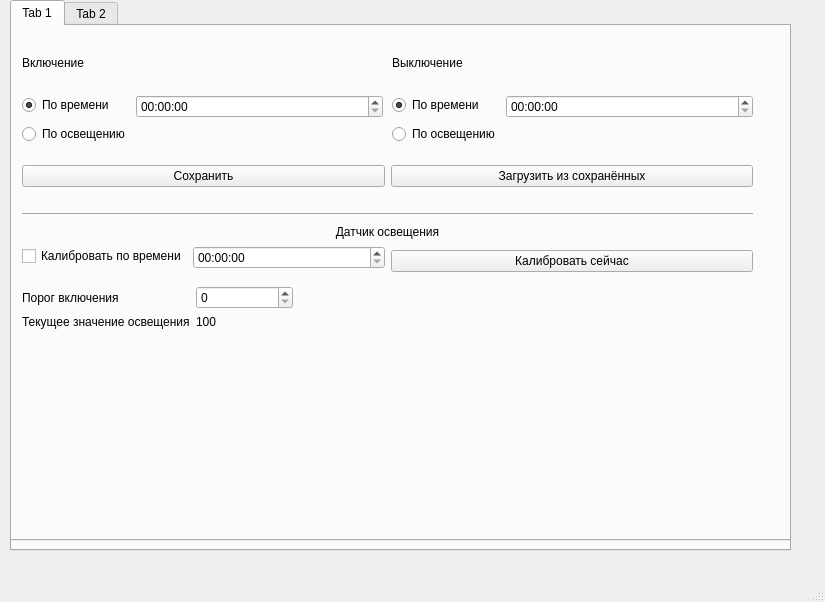
<?xml version="1.0" encoding="UTF-8"?>
<ui version="4.0">
 <class>MainWindow</class>
 <widget class="QMainWindow" name="MainWindow">
  <property name="geometry">
   <rect>
    <x>0</x>
    <y>0</y>
    <width>825</width>
    <height>602</height>
   </rect>
  </property>
  <property name="windowTitle">
   <string>MainWindow</string>
  </property>
  <widget class="QWidget" name="centralwidget">
   <widget class="QTabWidget" name="tabWidget">
    <property name="geometry">
     <rect>
      <x>10</x>
      <y>10</y>
      <width>781</width>
      <height>541</height>
     </rect>
    </property>
    <property name="currentIndex">
     <number>0</number>
    </property>
    <widget class="QWidget" name="tab">
     <attribute name="title">
      <string>Tab 1</string>
     </attribute>
     <widget class="QWidget" name="horizontalLayoutWidget_2">
      <property name="geometry">
       <rect>
        <x>10</x>
        <y>130</y>
        <width>731</width>
        <height>41</height>
       </rect>
      </property>
      <layout class="QHBoxLayout" name="horizontalLayout_2">
       <item>
        <widget class="QPushButton" name="pushButton_2">
         <property name="text">
          <string>Сохранить</string>
         </property>
        </widget>
       </item>
       <item>
        <widget class="QPushButton" name="pushButton">
         <property name="text">
          <string>Загрузить из сохранённых</string>
         </property>
        </widget>
       </item>
      </layout>
     </widget>
     <widget class="QWidget" name="verticalLayoutWidget_2">
      <property name="geometry">
       <rect>
        <x>380</x>
        <y>10</y>
        <width>361</width>
        <height>111</height>
       </rect>
      </property>
      <layout class="QVBoxLayout" name="verticalLayout_2">
       <item>
        <widget class="QLabel" name="label_2">
         <property name="text">
          <string>Выключение</string>
         </property>
        </widget>
       </item>
       <item>
        <layout class="QFormLayout" name="formLayout_2">
         <item row="0" column="0">
          <widget class="QRadioButton" name="radioButton_3">
           <property name="enabled">
            <bool>true</bool>
           </property>
           <property name="text">
            <string>По времени</string>
           </property>
           <property name="checked">
            <bool>true</bool>
           </property>
          </widget>
         </item>
         <item row="0" column="1">
          <widget class="QTimeEdit" name="timeEdit_2"/>
         </item>
         <item row="1" column="0">
          <widget class="QRadioButton" name="radioButton_4">
           <property name="text">
            <string>По освещению</string>
           </property>
          </widget>
         </item>
        </layout>
       </item>
      </layout>
     </widget>
     <widget class="QWidget" name="verticalLayoutWidget">
      <property name="geometry">
       <rect>
        <x>10</x>
        <y>10</y>
        <width>361</width>
        <height>111</height>
       </rect>
      </property>
      <layout class="QVBoxLayout" name="verticalLayout">
       <item>
        <widget class="QLabel" name="label">
         <property name="text">
          <string>Включение</string>
         </property>
        </widget>
       </item>
       <item>
        <layout class="QFormLayout" name="formLayout">
         <item row="0" column="0">
          <widget class="QRadioButton" name="radioButton">
           <property name="text">
            <string>По времени</string>
           </property>
           <property name="checked">
            <bool>true</bool>
           </property>
          </widget>
         </item>
         <item row="0" column="1">
          <widget class="QTimeEdit" name="timeEdit"/>
         </item>
         <item row="1" column="0">
          <widget class="QRadioButton" name="radioButton_2">
           <property name="text">
            <string>По освещению</string>
           </property>
          </widget>
         </item>
        </layout>
       </item>
      </layout>
     </widget>
     <widget class="QLabel" name="label_3">
      <property name="geometry">
       <rect>
        <x>10</x>
        <y>170</y>
        <width>731</width>
        <height>31</height>
       </rect>
      </property>
      <property name="text">
       <string>Датчик освещения</string>
      </property>
      <property name="alignment">
       <set>Qt::AlignCenter</set>
      </property>
     </widget>
     <widget class="QWidget" name="horizontalLayoutWidget">
      <property name="geometry">
       <rect>
        <x>10</x>
        <y>200</y>
        <width>731</width>
        <height>31</height>
       </rect>
      </property>
      <layout class="QHBoxLayout" name="horizontalLayout">
       <item>
        <layout class="QFormLayout" name="formLayout_3">
         <item row="0" column="0">
          <widget class="QCheckBox" name="checkBox">
           <property name="text">
            <string>Калибровать по времени</string>
           </property>
          </widget>
         </item>
         <item row="0" column="1">
          <widget class="QTimeEdit" name="timeEdit_3"/>
         </item>
        </layout>
       </item>
       <item>
        <widget class="QPushButton" name="pushButton_3">
         <property name="text">
          <string>Калибровать сейчас</string>
         </property>
        </widget>
       </item>
      </layout>
     </widget>
     <widget class="QProgressBar" name="progressBar">
      <property name="geometry">
       <rect>
        <x>20</x>
        <y>300</y>
        <width>231</width>
        <height>23</height>
       </rect>
      </property>
      <property name="value">
       <number>24</number>
      </property>
     </widget>
     <widget class="QSpinBox" name="spinBox">
      <property name="geometry">
       <rect>
        <x>130</x>
        <y>240</y>
        <width>111</width>
        <height>22</height>
       </rect>
      </property>
     </widget>
     <widget class="QLabel" name="label_4">
      <property name="geometry">
       <rect>
        <x>20</x>
        <y>240</y>
        <width>111</width>
        <height>21</height>
       </rect>
      </property>
      <property name="text">
       <string>Порог включения</string>
      </property>
     </widget>
    </widget>
    <widget class="QWidget" name="tab_2">
     <attribute name="title">
      <string>Tab 2</string>
     </attribute>
    </widget>
   </widget>
   <widget class="QTabWidget" name="tabWidget_2">
    <property name="geometry">
     <rect>
      <x>10</x>
      <y>0</y>
      <width>781</width>
      <height>541</height>
     </rect>
    </property>
    <property name="currentIndex">
     <number>0</number>
    </property>
    <widget class="QWidget" name="tab_3">
     <attribute name="title">
      <string>Tab 1</string>
     </attribute>
     <widget class="QWidget" name="horizontalLayoutWidget_3">
      <property name="geometry">
       <rect>
        <x>10</x>
        <y>130</y>
        <width>731</width>
        <height>41</height>
       </rect>
      </property>
      <layout class="QHBoxLayout" name="horizontalLayout_3">
       <item>
        <widget class="QPushButton" name="pushButton_4">
         <property name="text">
          <string>Сохранить</string>
         </property>
        </widget>
       </item>
       <item>
        <widget class="QPushButton" name="pushButton_5">
         <property name="text">
          <string>Загрузить из сохранённых</string>
         </property>
        </widget>
       </item>
      </layout>
     </widget>
     <widget class="QWidget" name="verticalLayoutWidget_3">
      <property name="geometry">
       <rect>
        <x>380</x>
        <y>10</y>
        <width>361</width>
        <height>111</height>
       </rect>
      </property>
      <layout class="QVBoxLayout" name="verticalLayout_3">
       <item>
        <widget class="QLabel" name="label_5">
         <property name="text">
          <string>Выключение</string>
         </property>
        </widget>
       </item>
       <item>
        <layout class="QFormLayout" name="formLayout_4">
         <item row="0" column="0">
          <widget class="QRadioButton" name="radioButton_5">
           <property name="enabled">
            <bool>true</bool>
           </property>
           <property name="text">
            <string>По времени</string>
           </property>
           <property name="checked">
            <bool>true</bool>
           </property>
          </widget>
         </item>
         <item row="0" column="1">
          <widget class="QTimeEdit" name="timeEdit_4"/>
         </item>
         <item row="1" column="0">
          <widget class="QRadioButton" name="radioButton_6">
           <property name="text">
            <string>По освещению</string>
           </property>
          </widget>
         </item>
        </layout>
       </item>
      </layout>
     </widget>
     <widget class="QWidget" name="verticalLayoutWidget_4">
      <property name="geometry">
       <rect>
        <x>10</x>
        <y>10</y>
        <width>361</width>
        <height>111</height>
       </rect>
      </property>
      <layout class="QVBoxLayout" name="verticalLayout_4">
       <item>
        <widget class="QLabel" name="label_6">
         <property name="text">
          <string>Включение</string>
         </property>
        </widget>
       </item>
       <item>
        <layout class="QFormLayout" name="formLayout_5">
         <item row="0" column="0">
          <widget class="QRadioButton" name="radioButton_7">
           <property name="text">
            <string>По времени</string>
           </property>
           <property name="checked">
            <bool>true</bool>
           </property>
          </widget>
         </item>
         <item row="0" column="1">
          <widget class="QTimeEdit" name="timeEdit_5"/>
         </item>
         <item row="1" column="0">
          <widget class="QRadioButton" name="radioButton_8">
           <property name="text">
            <string>По освещению</string>
           </property>
          </widget>
         </item>
        </layout>
       </item>
      </layout>
     </widget>
     <widget class="QLabel" name="label_7">
      <property name="geometry">
       <rect>
        <x>10</x>
        <y>190</y>
        <width>731</width>
        <height>31</height>
       </rect>
      </property>
      <property name="text">
       <string>Датчик освещения</string>
      </property>
      <property name="alignment">
       <set>Qt::AlignCenter</set>
      </property>
     </widget>
     <widget class="QWidget" name="horizontalLayoutWidget_4">
      <property name="geometry">
       <rect>
        <x>10</x>
        <y>220</y>
        <width>731</width>
        <height>31</height>
       </rect>
      </property>
      <layout class="QHBoxLayout" name="horizontalLayout_4">
       <item>
        <layout class="QFormLayout" name="formLayout_6">
         <item row="0" column="0">
          <widget class="QCheckBox" name="checkBox_2">
           <property name="text">
            <string>Калибровать по времени</string>
           </property>
          </widget>
         </item>
         <item row="0" column="1">
          <widget class="QTimeEdit" name="timeEdit_6"/>
         </item>
        </layout>
       </item>
       <item>
        <widget class="QPushButton" name="pushButton_6">
         <property name="text">
          <string>Калибровать сейчас</string>
         </property>
        </widget>
       </item>
      </layout>
     </widget>
     <widget class="Line" name="line">
      <property name="geometry">
       <rect>
        <x>10</x>
        <y>180</y>
        <width>731</width>
        <height>16</height>
       </rect>
      </property>
      <property name="orientation">
       <enum>Qt::Horizontal</enum>
      </property>
     </widget>
     <widget class="QWidget" name="formLayoutWidget_3">
      <property name="geometry">
       <rect>
        <x>10</x>
        <y>260</y>
        <width>271</width>
        <height>51</height>
       </rect>
      </property>
      <layout class="QFormLayout" name="formLayout_7">
       <item row="0" column="0">
        <widget class="QLabel" name="label_8">
         <property name="text">
          <string>Порог включения</string>
         </property>
        </widget>
       </item>
       <item row="0" column="1">
        <widget class="QSpinBox" name="spinBox_2"/>
       </item>
       <item row="1" column="0">
        <widget class="QLabel" name="label_9">
         <property name="text">
          <string>Текущее значение освещения</string>
         </property>
        </widget>
       </item>
       <item row="1" column="1">
        <widget class="QLabel" name="label_10">
         <property name="text">
          <string>100</string>
         </property>
        </widget>
       </item>
      </layout>
     </widget>
    </widget>
    <widget class="QWidget" name="tab_4">
     <attribute name="title">
      <string>Tab 2</string>
     </attribute>
    </widget>
   </widget>
  </widget>
  <widget class="QMenuBar" name="menubar">
   <property name="geometry">
    <rect>
     <x>0</x>
     <y>0</y>
     <width>825</width>
     <height>26</height>
    </rect>
   </property>
  </widget>
  <widget class="QStatusBar" name="statusbar"/>
 </widget>
 <resources/>
 <connections/>
</ui>
